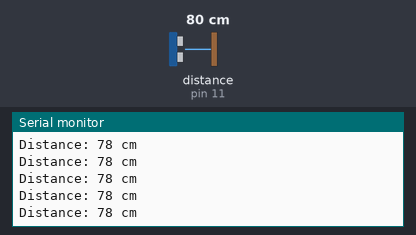
A sketch run on a simulated Arduino Uno, built with avr-gcc and run on an emulated ATmega328P. On the bench: the last lines printed to the serial monitor. Wiring (inferred from the names in the program): ultrasonic range finder: trigger pin 10; echo pin 11. Inputs (shaded band) come from the test bench; at power-on: distance to the obstacle (sensor on pin 11) 80 cm. The echo pulse lasts 58.3 µs per cm.

Above: at 1.2 s.
1.3 s: distance to the obstacle (sensor on pin 11) set to 2 cm
At 1.8 s:
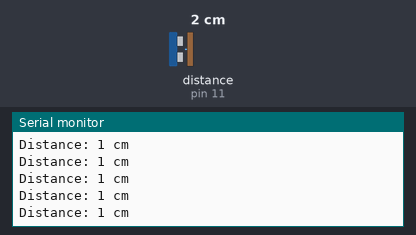
4.3 s: distance to the obstacle (sensor on pin 11) set to 4 cm
At 4.8 s:
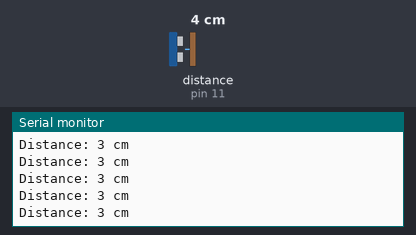
7.3 s: distance to the obstacle (sensor on pin 11) set to 18 cm
At 7.8 s:
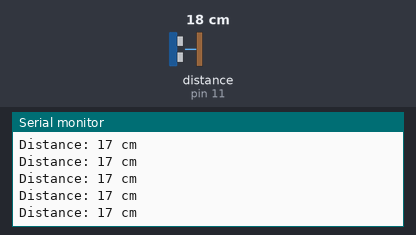
10.3 s: distance to the obstacle (sensor on pin 11) set to 120 cm
At 10.8 s:
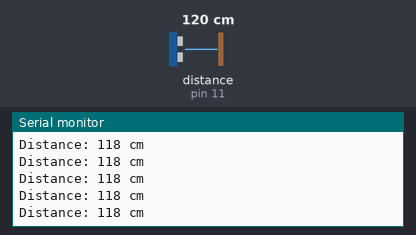
13.3 s: distance to the obstacle (sensor on pin 11) set to 9 cm
At 14.4 s:
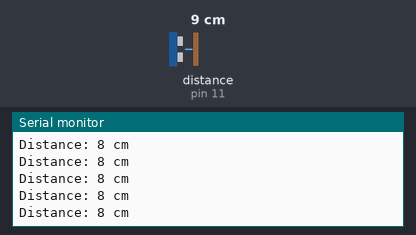
Timing chart, 0 to 16.3 s (numbered marks = the images above; inputs shaded):
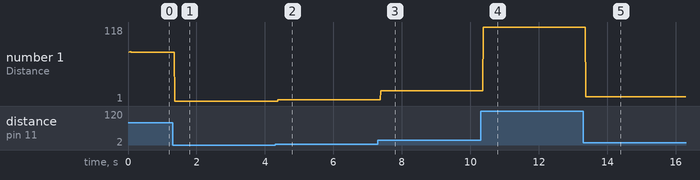

Measured:
- after the input at 1.3 s, the serial monitor: prints a new line after 0.07 s (image 1)
- after the input at 4.3 s, the serial monitor: prints a new line after 0.08 s (image 2)
- after the input at 7.3 s, the serial monitor: prints a new line after 0.08 s (image 3)
- after the input at 10.3 s, the serial monitor: prints a new line after 0.08 s (image 4)
- after the input at 13.3 s, the serial monitor: prints a new line after 0.08 s (image 5)
- plotted number 1: 78 → 1 after the input at 1.3 s, 1 → 3 after the input at 4.3 s, 3 → 17 after the input at 7.3 s, 17 → 118 after the input at 10.3 s, 118 → 8 after the input at 13.3 s

The sketch:

Workshop_Day5_Ultrasonic_Sensor.ino
```cpp
int echo = 11;
int trig = 10;

long duration;
int distance;

void setup() {
Serial.begin(9600);
Serial.println("Ultrasonic Sensor Test: ");

pinMode(trig, OUTPUT);
pinMode(echo, INPUT);
}

void loop() {
  //Clear the Trigger Condition
  digitalWrite(trig,LOW);
  delayMicroseconds(2);
  //Set the Trig pin HIGH for 10 micro secs
  digitalWrite(trig,HIGH);
  delayMicroseconds(10);
  digitalWrite(trig,LOW);
  //Read eccho pin to determine duration it takes to read signal
  digitalRead(echo);
  duration = pulseIn(echo, HIGH);

  //calculate the distance using speed of sound
  //and dividng by two because we only need one half of the path
  distance = duration * 0.034 / 2;

  Serial.print("Distance: ");
  Serial.print(distance);
  Serial.println(" cm");


}
```
